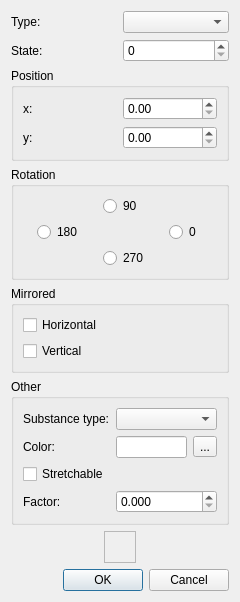
<?xml version="1.0" encoding="UTF-8"?>
<ui version="4.0">
 <class>BasicSchemeElementDialog</class>
 <widget class="QDialog" name="BasicSchemeElementDialog">
  <property name="geometry">
   <rect>
    <x>0</x>
    <y>0</y>
    <width>240</width>
    <height>600</height>
   </rect>
  </property>
  <property name="windowTitle">
   <string>Basic scheme element</string>
  </property>
  <layout class="QVBoxLayout" name="verticalLayout_2">
   <item>
    <layout class="QGridLayout" name="gridLayout_3">
     <item row="0" column="0">
      <widget class="QLabel" name="label">
       <property name="text">
        <string>Type:</string>
       </property>
      </widget>
     </item>
     <item row="0" column="1">
      <widget class="QComboBox" name="cbType"/>
     </item>
     <item row="1" column="0">
      <widget class="QLabel" name="label_2">
       <property name="text">
        <string>State:</string>
       </property>
      </widget>
     </item>
     <item row="1" column="1">
      <widget class="QSpinBox" name="sbState"/>
     </item>
    </layout>
   </item>
   <item>
    <widget class="QGroupBox" name="gbPosition">
     <property name="title">
      <string>Position</string>
     </property>
     <layout class="QGridLayout" name="gridLayout">
      <item row="0" column="0">
       <widget class="QLabel" name="label_3">
        <property name="text">
         <string>x:</string>
        </property>
       </widget>
      </item>
      <item row="0" column="1">
       <widget class="QDoubleSpinBox" name="sbPositionX">
        <property name="maximum">
         <double>999999999.000000000000000</double>
        </property>
       </widget>
      </item>
      <item row="1" column="0">
       <widget class="QLabel" name="label_4">
        <property name="text">
         <string>y:</string>
        </property>
       </widget>
      </item>
      <item row="1" column="1">
       <widget class="QDoubleSpinBox" name="sbPositionY">
        <property name="maximum">
         <double>999999999.000000000000000</double>
        </property>
       </widget>
      </item>
     </layout>
    </widget>
   </item>
   <item>
    <widget class="QGroupBox" name="groupBox">
     <property name="title">
      <string>Rotation</string>
     </property>
     <layout class="QGridLayout" name="gridLayout_2">
      <item row="0" column="1">
       <widget class="QRadioButton" name="rbRotation90">
        <property name="sizePolicy">
         <sizepolicy hsizetype="Fixed" vsizetype="Fixed">
          <horstretch>0</horstretch>
          <verstretch>0</verstretch>
         </sizepolicy>
        </property>
        <property name="text">
         <string>90</string>
        </property>
        <attribute name="buttonGroup">
         <string notr="true">bgRotation</string>
        </attribute>
       </widget>
      </item>
      <item row="1" column="0">
       <widget class="QRadioButton" name="rbRotation180">
        <property name="sizePolicy">
         <sizepolicy hsizetype="Fixed" vsizetype="Fixed">
          <horstretch>0</horstretch>
          <verstretch>0</verstretch>
         </sizepolicy>
        </property>
        <property name="text">
         <string>180</string>
        </property>
        <attribute name="buttonGroup">
         <string notr="true">bgRotation</string>
        </attribute>
       </widget>
      </item>
      <item row="1" column="2">
       <widget class="QRadioButton" name="rbRotation0">
        <property name="sizePolicy">
         <sizepolicy hsizetype="Fixed" vsizetype="Fixed">
          <horstretch>0</horstretch>
          <verstretch>0</verstretch>
         </sizepolicy>
        </property>
        <property name="text">
         <string>0</string>
        </property>
        <attribute name="buttonGroup">
         <string notr="true">bgRotation</string>
        </attribute>
       </widget>
      </item>
      <item row="2" column="1">
       <widget class="QRadioButton" name="rbRotation270">
        <property name="sizePolicy">
         <sizepolicy hsizetype="Fixed" vsizetype="Fixed">
          <horstretch>0</horstretch>
          <verstretch>0</verstretch>
         </sizepolicy>
        </property>
        <property name="text">
         <string>270</string>
        </property>
        <attribute name="buttonGroup">
         <string notr="true">bgRotation</string>
        </attribute>
       </widget>
      </item>
     </layout>
    </widget>
   </item>
   <item>
    <widget class="QGroupBox" name="groupBox_2">
     <property name="title">
      <string>Mirrored</string>
     </property>
     <layout class="QVBoxLayout" name="verticalLayout">
      <item>
       <widget class="QCheckBox" name="cbMirroredHorizontal">
        <property name="text">
         <string>Horizontal</string>
        </property>
        <attribute name="buttonGroup">
         <string notr="true">bgMirrored</string>
        </attribute>
       </widget>
      </item>
      <item>
       <widget class="QCheckBox" name="cbMirroredVertical">
        <property name="text">
         <string>Vertical</string>
        </property>
        <attribute name="buttonGroup">
         <string notr="true">bgMirrored</string>
        </attribute>
       </widget>
      </item>
     </layout>
    </widget>
   </item>
   <item>
    <widget class="QGroupBox" name="gbOther">
     <property name="title">
      <string>Other</string>
     </property>
     <layout class="QGridLayout" name="gridLayout_4">
      <item row="2" column="0">
       <widget class="QCheckBox" name="cbOtherStretchable">
        <property name="text">
         <string>Stretchable</string>
        </property>
       </widget>
      </item>
      <item row="1" column="2">
       <widget class="QToolButton" name="tbOtherColor">
        <property name="text">
         <string>...</string>
        </property>
       </widget>
      </item>
      <item row="1" column="1">
       <widget class="QLineEdit" name="leOtherColor"/>
      </item>
      <item row="1" column="0">
       <widget class="QLabel" name="label_5">
        <property name="text">
         <string>Color:</string>
        </property>
       </widget>
      </item>
      <item row="0" column="1" colspan="2">
       <widget class="QComboBox" name="cbSubstanceType"/>
      </item>
      <item row="0" column="0">
       <widget class="QLabel" name="label_6">
        <property name="text">
         <string>Substance type:</string>
        </property>
       </widget>
      </item>
      <item row="3" column="0">
       <widget class="QLabel" name="label_7">
        <property name="text">
         <string>Factor:</string>
        </property>
       </widget>
      </item>
      <item row="3" column="1" colspan="2">
       <widget class="QDoubleSpinBox" name="dsbFactor">
        <property name="decimals">
         <number>3</number>
        </property>
        <property name="maximum">
         <double>100.000000000000000</double>
        </property>
        <property name="singleStep">
         <double>0.001000000000000</double>
        </property>
       </widget>
      </item>
     </layout>
    </widget>
   </item>
   <item>
    <spacer name="verticalSpacer">
     <property name="orientation">
      <enum>Qt::Vertical</enum>
     </property>
     <property name="sizeHint" stdset="0">
      <size>
       <width>20</width>
       <height>10</height>
      </size>
     </property>
    </spacer>
   </item>
   <item>
    <layout class="QHBoxLayout" name="horizontalLayout_2">
     <item>
      <spacer name="horizontalSpacer">
       <property name="orientation">
        <enum>Qt::Horizontal</enum>
       </property>
       <property name="sizeHint" stdset="0">
        <size>
         <width>40</width>
         <height>20</height>
        </size>
       </property>
      </spacer>
     </item>
     <item>
      <widget class="QLabel" name="lPixmap">
       <property name="sizePolicy">
        <sizepolicy hsizetype="Preferred" vsizetype="Preferred">
         <horstretch>0</horstretch>
         <verstretch>0</verstretch>
        </sizepolicy>
       </property>
       <property name="minimumSize">
        <size>
         <width>32</width>
         <height>32</height>
        </size>
       </property>
       <property name="frameShape">
        <enum>QFrame::StyledPanel</enum>
       </property>
       <property name="text">
        <string/>
       </property>
      </widget>
     </item>
     <item>
      <spacer name="horizontalSpacer_2">
       <property name="orientation">
        <enum>Qt::Horizontal</enum>
       </property>
       <property name="sizeHint" stdset="0">
        <size>
         <width>40</width>
         <height>20</height>
        </size>
       </property>
      </spacer>
     </item>
    </layout>
   </item>
   <item>
    <spacer name="verticalSpacer_2">
     <property name="orientation">
      <enum>Qt::Vertical</enum>
     </property>
     <property name="sizeHint" stdset="0">
      <size>
       <width>20</width>
       <height>10</height>
      </size>
     </property>
    </spacer>
   </item>
   <item>
    <widget class="QDialogButtonBox" name="buttonBox">
     <property name="orientation">
      <enum>Qt::Horizontal</enum>
     </property>
     <property name="standardButtons">
      <set>QDialogButtonBox::Cancel|QDialogButtonBox::Ok</set>
     </property>
    </widget>
   </item>
  </layout>
 </widget>
 <tabstops>
  <tabstop>cbType</tabstop>
  <tabstop>sbState</tabstop>
  <tabstop>sbPositionX</tabstop>
  <tabstop>sbPositionY</tabstop>
  <tabstop>rbRotation0</tabstop>
  <tabstop>rbRotation90</tabstop>
  <tabstop>rbRotation180</tabstop>
  <tabstop>rbRotation270</tabstop>
  <tabstop>cbMirroredHorizontal</tabstop>
  <tabstop>cbMirroredVertical</tabstop>
  <tabstop>cbSubstanceType</tabstop>
  <tabstop>leOtherColor</tabstop>
  <tabstop>tbOtherColor</tabstop>
  <tabstop>cbOtherStretchable</tabstop>
 </tabstops>
 <resources/>
 <connections>
  <connection>
   <sender>buttonBox</sender>
   <signal>rejected()</signal>
   <receiver>BasicSchemeElementDialog</receiver>
   <slot>reject()</slot>
   <hints>
    <hint type="sourcelabel">
     <x>316</x>
     <y>260</y>
    </hint>
    <hint type="destinationlabel">
     <x>286</x>
     <y>274</y>
    </hint>
   </hints>
  </connection>
 </connections>
 <buttongroups>
  <buttongroup name="bgRotation"/>
  <buttongroup name="bgMirrored">
   <property name="exclusive">
    <bool>false</bool>
   </property>
  </buttongroup>
 </buttongroups>
</ui>
